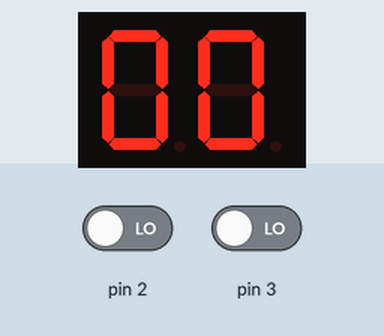
This sketch was run on a simulated Arduino Uno, built with avr-gcc and run on an emulated ATmega328P. Parts: 2-digit seven-segment display. Wiring (inferred from the names in the program): 2-digit 7-segment display, segments lit when LOW: segments pin 4, pin 5, pin 6, pin 7, pin 8, pin 9, pin 10; digit selects pin 12, pin 13. Inputs (shaded band) come from the test bench; at power-on: pin 2 LOW, pin 3 LOW. The segment pins are drawn as the display they are named for.

Above: at 1.2 s.
1.3 s: pin 2 driven HIGH
At 2.1 s:
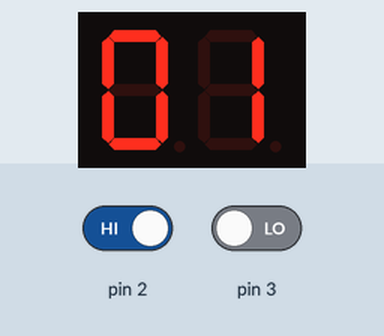
At 2.7 s:
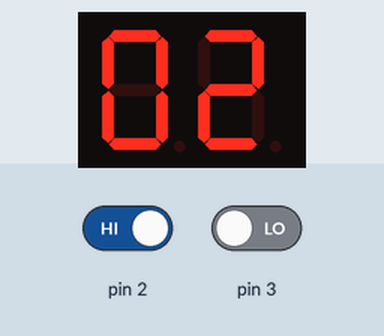
Timing chart, 0 to 4.3 s (numbered marks = the images above; inputs shaded):
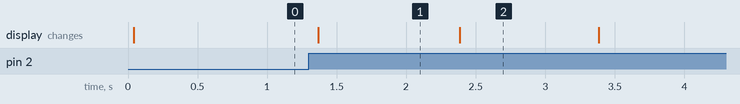

Measured:
- after the input at 1.3 s, the display: changes after 0.07 s (image 1)
- what the display in image 1 shows lasts 1.0 s, from 1.4 s to 2.4 s

The sketch:

ContadorMultiplex4.ino
```cpp
  // Variables globales a, b, c, d, e, f, g
  int segmentos[] = {4, 5, 6, 7, 8, 9, 10};
  int digitos[][10] =  {
    {1, 1, 1, 1, 1, 1, 0}, // 0
    {0, 1, 1, 0, 0, 0, 0}, // 1
    {1, 1, 0, 1, 1, 0, 1}, // 2
    {1, 1, 1, 1, 0, 0, 1}, // 3
    {0, 1, 1, 0, 0, 1, 1}, // 4
    {1, 0, 1, 1, 0, 1, 1}, // 5
    {1, 0, 1, 1, 1, 1, 1}, // 6
    {1, 1, 1, 0, 0, 0, 0}, // 7
    {1, 1, 1, 1, 1, 1, 1}, // 8
    {1, 1, 1, 1, 0, 1, 1}, // 9
    };

  boolean multiplexar;
  int retardo;
  unsigned long tiempo;

  int decenas;
  int unidades;

  int botonP;
  int botonR;
  boolean pausa;
  boolean reiniciar;

void setup() {
  // put your setup code here, to run once:
  for (int i = 0; i < 7; i++){
      pinMode(segmentos[i], OUTPUT);
    }

    // Inicializar display
    pinMode(12, OUTPUT);
    pinMode(13, OUTPUT);

    pinMode(2, INPUT);
    pinMode(3, INPUT);

    multiplexar = false;

    // Obtener el tiempo
    tiempo = millis();

    // Inicializar el contador
    decenas = 0;
    unidades = 0;

    // Boton
    botonP = LOW;
    botonR = LOW;
    pausa = false;
    reiniciar = false;
}

void loop() {
  // put your main code here, to run repeatedly:
    retardo = (millis() - tiempo);

    // Aqui lee los botones
    botonP = digitalRead(2);
    botonR = digitalRead(3);

    if(botonP == HIGH){
      pausa = !pausa;
    }

    if(botonR == HIGH){
      reiniciar = !reiniciar;
    }

    if(retardo >= 1000){// el tiempo que tarda en incrementarse
      // Aqui se pone el boton de pausa
      if(pausa){
        //Algoritmo del contador

        unidades++;
        if (unidades == 10){
          unidades = 0;
          decenas++;

          if(decenas == 10){
            decenas = 0;
          }
        }
        tiempo = millis();
      }
    }

    if(reiniciar){
      unidades = 0;
      decenas = 0;

      reiniciar = !reiniciar;
      if(reiniciar){
        unidades++;

        if (unidades == 10){
          unidades = 0;
          decenas++;

          if(decenas == 10){
            decenas = 0;
          }
        }
        tiempo = millis();
      }
    }


    multiplexar = !multiplexar;

    if (multiplexar){
      // Encender el display
      digitalWrite(12, HIGH);
      digitalWrite(13, LOW);

      for(int j = 0; j < 7; j++){
        // Mostrar unidades
        digitalWrite(segmentos[j], !digitos[unidades][j]);
      }
    }else{
      digitalWrite(12, LOW);
      digitalWrite(13, HIGH);

      for(int j = 0; j < 7; j++){
        // Mostrar decenas
        digitalWrite(segmentos[j], !digitos[decenas][j]);
      }
    }
    delay(10);
}
```
